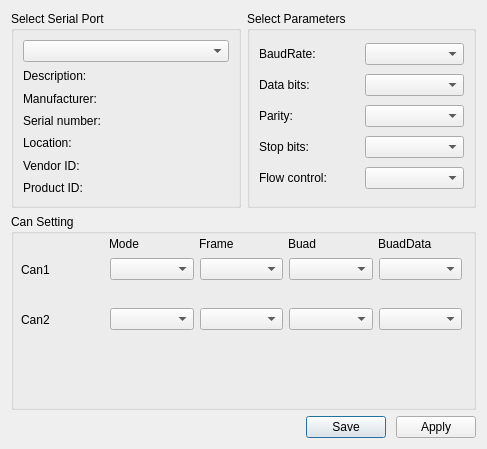
<?xml version="1.0" encoding="UTF-8"?>
<ui version="4.0">
 <class>SettingsDialog</class>
 <widget class="QDialog" name="SettingsDialog">
  <property name="geometry">
   <rect>
    <x>0</x>
    <y>0</y>
    <width>487</width>
    <height>449</height>
   </rect>
  </property>
  <property name="windowTitle">
   <string>Settings</string>
  </property>
  <layout class="QGridLayout" name="gridLayout_3">
   <item row="0" column="1">
    <widget class="QGroupBox" name="parametersBox">
     <property name="title">
      <string>Select Parameters</string>
     </property>
     <layout class="QGridLayout" name="gridLayout_2">
      <item row="0" column="0">
       <widget class="QLabel" name="baudRateLabel">
        <property name="text">
         <string>BaudRate:</string>
        </property>
       </widget>
      </item>
      <item row="0" column="1">
       <widget class="QComboBox" name="baudRateBox"/>
      </item>
      <item row="1" column="0">
       <widget class="QLabel" name="dataBitsLabel">
        <property name="text">
         <string>Data bits:</string>
        </property>
       </widget>
      </item>
      <item row="1" column="1">
       <widget class="QComboBox" name="dataBitsBox"/>
      </item>
      <item row="2" column="0">
       <widget class="QLabel" name="parityLabel">
        <property name="text">
         <string>Parity:</string>
        </property>
       </widget>
      </item>
      <item row="2" column="1">
       <widget class="QComboBox" name="parityBox"/>
      </item>
      <item row="3" column="0">
       <widget class="QLabel" name="stopBitsLabel">
        <property name="text">
         <string>Stop bits:</string>
        </property>
       </widget>
      </item>
      <item row="3" column="1">
       <widget class="QComboBox" name="stopBitsBox"/>
      </item>
      <item row="4" column="0">
       <widget class="QLabel" name="flowControlLabel">
        <property name="text">
         <string>Flow control:</string>
        </property>
       </widget>
      </item>
      <item row="4" column="1">
       <widget class="QComboBox" name="flowControlBox"/>
      </item>
     </layout>
    </widget>
   </item>
   <item row="0" column="0">
    <widget class="QGroupBox" name="selectBox">
     <property name="title">
      <string>Select Serial Port</string>
     </property>
     <layout class="QGridLayout" name="gridLayout">
      <item row="0" column="0">
       <widget class="QComboBox" name="serialPortInfoListBox"/>
      </item>
      <item row="1" column="0">
       <widget class="QLabel" name="descriptionLabel">
        <property name="text">
         <string>Description:</string>
        </property>
       </widget>
      </item>
      <item row="2" column="0">
       <widget class="QLabel" name="manufacturerLabel">
        <property name="text">
         <string>Manufacturer:</string>
        </property>
       </widget>
      </item>
      <item row="3" column="0">
       <widget class="QLabel" name="serialNumberLabel">
        <property name="text">
         <string>Serial number:</string>
        </property>
       </widget>
      </item>
      <item row="4" column="0">
       <widget class="QLabel" name="locationLabel">
        <property name="text">
         <string>Location:</string>
        </property>
       </widget>
      </item>
      <item row="5" column="0">
       <widget class="QLabel" name="vidLabel">
        <property name="text">
         <string>Vendor ID:</string>
        </property>
       </widget>
      </item>
      <item row="6" column="0">
       <widget class="QLabel" name="pidLabel">
        <property name="text">
         <string>Product ID:</string>
        </property>
       </widget>
      </item>
     </layout>
    </widget>
   </item>
   <item row="1" column="0" colspan="2">
    <widget class="QGroupBox" name="groupBox">
     <property name="title">
      <string>Can Setting</string>
     </property>
     <widget class="QWidget" name="horizontalLayoutWidget">
      <property name="geometry">
       <rect>
        <x>10</x>
        <y>30</y>
        <width>441</width>
        <height>51</height>
       </rect>
      </property>
      <layout class="QHBoxLayout" name="horizontalLayout_2">
       <item>
        <widget class="QLabel" name="label">
         <property name="text">
          <string>Can1</string>
         </property>
        </widget>
       </item>
       <item>
        <widget class="QComboBox" name="can1ModeBox">
         <property name="font">
          <font>
           <pointsize>8</pointsize>
          </font>
         </property>
        </widget>
       </item>
       <item>
        <widget class="QComboBox" name="can1FrameBox">
         <property name="font">
          <font>
           <pointsize>8</pointsize>
          </font>
         </property>
        </widget>
       </item>
       <item>
        <widget class="QComboBox" name="can1BuadBox">
         <property name="font">
          <font>
           <pointsize>8</pointsize>
          </font>
         </property>
        </widget>
       </item>
       <item>
        <widget class="QComboBox" name="can1BaudDataBox">
         <property name="font">
          <font>
           <pointsize>8</pointsize>
          </font>
         </property>
        </widget>
       </item>
      </layout>
     </widget>
     <widget class="QWidget" name="horizontalLayoutWidget_2">
      <property name="geometry">
       <rect>
        <x>10</x>
        <y>80</y>
        <width>441</width>
        <height>51</height>
       </rect>
      </property>
      <layout class="QHBoxLayout" name="horizontalLayout_3">
       <item>
        <widget class="QLabel" name="label_2">
         <property name="text">
          <string>Can2</string>
         </property>
        </widget>
       </item>
       <item>
        <widget class="QComboBox" name="can2ModeBox">
         <property name="font">
          <font>
           <pointsize>8</pointsize>
          </font>
         </property>
        </widget>
       </item>
       <item>
        <widget class="QComboBox" name="can2FrameBox">
         <property name="font">
          <font>
           <pointsize>8</pointsize>
          </font>
         </property>
        </widget>
       </item>
       <item>
        <widget class="QComboBox" name="can2BuadBox">
         <property name="font">
          <font>
           <pointsize>8</pointsize>
          </font>
         </property>
        </widget>
       </item>
       <item>
        <widget class="QComboBox" name="can2BaudDataBox">
         <property name="font">
          <font>
           <pointsize>8</pointsize>
          </font>
         </property>
        </widget>
       </item>
      </layout>
     </widget>
     <widget class="QWidget" name="horizontalLayoutWidget_3">
      <property name="geometry">
       <rect>
        <x>9</x>
        <y>19</y>
        <width>441</width>
        <height>21</height>
       </rect>
      </property>
      <layout class="QHBoxLayout" name="horizontalLayout_5">
       <item>
        <widget class="QLabel" name="label_10">
         <property name="text">
          <string/>
         </property>
        </widget>
       </item>
       <item>
        <widget class="QLabel" name="label_11">
         <property name="text">
          <string>Mode</string>
         </property>
        </widget>
       </item>
       <item>
        <widget class="QLabel" name="label_9">
         <property name="text">
          <string>Frame</string>
         </property>
        </widget>
       </item>
       <item>
        <widget class="QLabel" name="label_8">
         <property name="text">
          <string>Buad</string>
         </property>
        </widget>
       </item>
       <item>
        <widget class="QLabel" name="label_7">
         <property name="text">
          <string>BuadData</string>
         </property>
        </widget>
       </item>
      </layout>
     </widget>
    </widget>
   </item>
   <item row="2" column="0" colspan="2">
    <layout class="QHBoxLayout" name="horizontalLayout">
     <property name="spacing">
      <number>10</number>
     </property>
     <property name="sizeConstraint">
      <enum>QLayout::SetMinimumSize</enum>
     </property>
     <item>
      <spacer name="horizontalSpacer">
       <property name="orientation">
        <enum>Qt::Horizontal</enum>
       </property>
       <property name="sizeHint" stdset="0">
        <size>
         <width>96</width>
         <height>20</height>
        </size>
       </property>
      </spacer>
     </item>
     <item>
      <widget class="QPushButton" name="saveButton">
       <property name="text">
        <string>Save</string>
       </property>
      </widget>
     </item>
     <item>
      <widget class="QPushButton" name="applyButton">
       <property name="text">
        <string>Apply</string>
       </property>
      </widget>
     </item>
    </layout>
   </item>
  </layout>
 </widget>
 <resources/>
 <connections/>
</ui>
